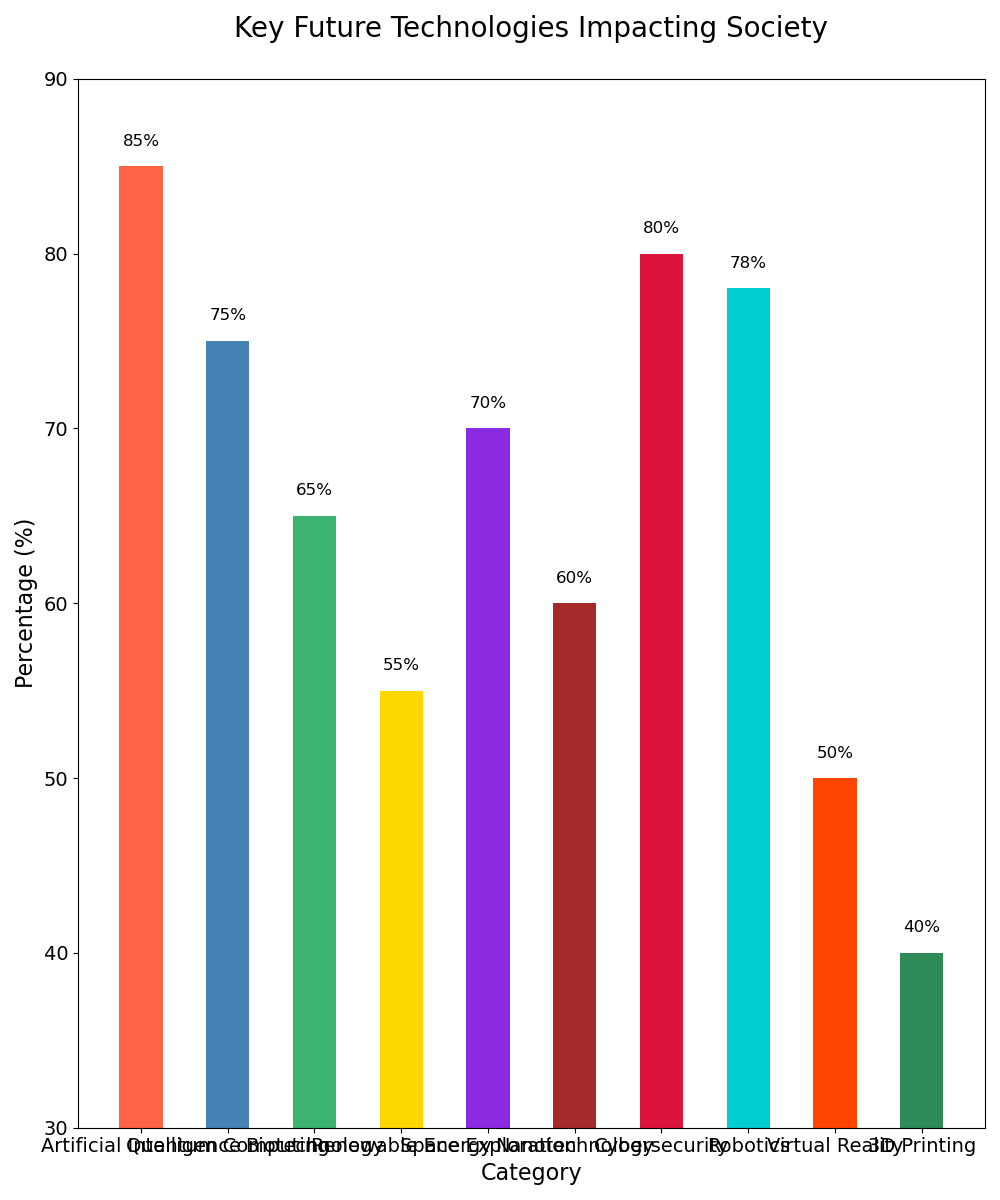

The script that drew this image:

import matplotlib.pyplot as plt

categories = ["Artificial Intelligence", "Quantum Computing", "Biotechnology", "Renewable Energy", "Space Exploration", "Nanotechnology", "Cybersecurity", "Robotics", "Virtual Reality", "3D Printing"]
percentages = [85, 75, 65, 55, 70, 60, 80, 78, 50, 40]

fig, ax = plt.subplots(figsize=(10, 12))

bars = ax.bar(categories, percentages, width=0.5, color=['#FF6347', '#4682B4', '#3CB371', '#FFD700', '#8A2BE2', '#A52A2A', '#DC143C', '#00CED1', '#FF4500', '#2E8B57'])

ax.set_title('Key Future Technologies Impacting Society', fontsize=20, pad=30)
ax.set_ylabel('Percentage (%)', fontsize=16)
ax.set_xlabel('Category', fontsize=16)

ax.yaxis.set_tick_params(labelsize=14)
ax.xaxis.set_tick_params(labelsize=14)

ax.set_ylim(30, 90)  # Setting y-axis limits to truncate the chart

for bar in bars:
    height = bar.get_height()
    ax.text(bar.get_x() + bar.get_width()/2, height + 1, f'{height}%', va='bottom', ha='center', fontsize=12)

plt.tight_layout()
plt.show()
